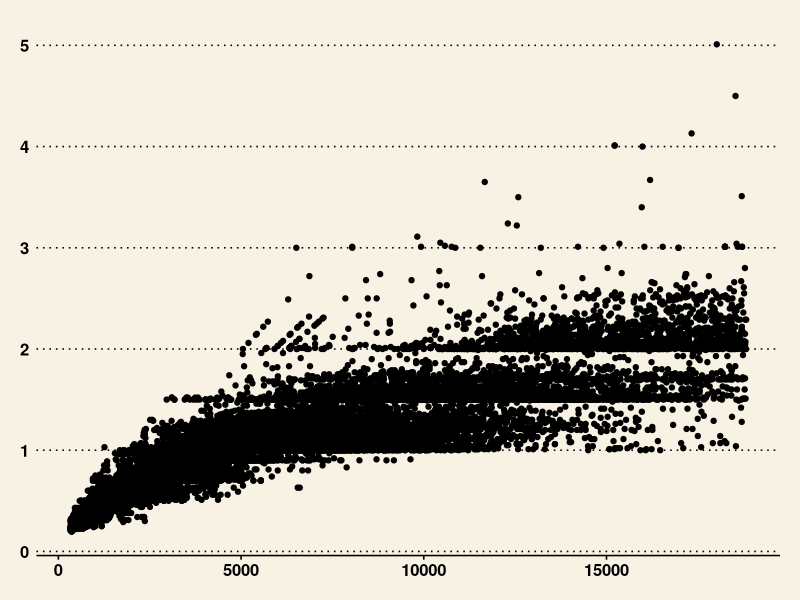

Reproduce this figure in R.
library(tidyverse)
library(ggthemes)

data(diamonds)

head(diamonds)

# Is there a correlation between the continous features?

ggplot() + geom_point(data = diamonds, aes(x = price, y = carat)) + 
theme_wsj()
